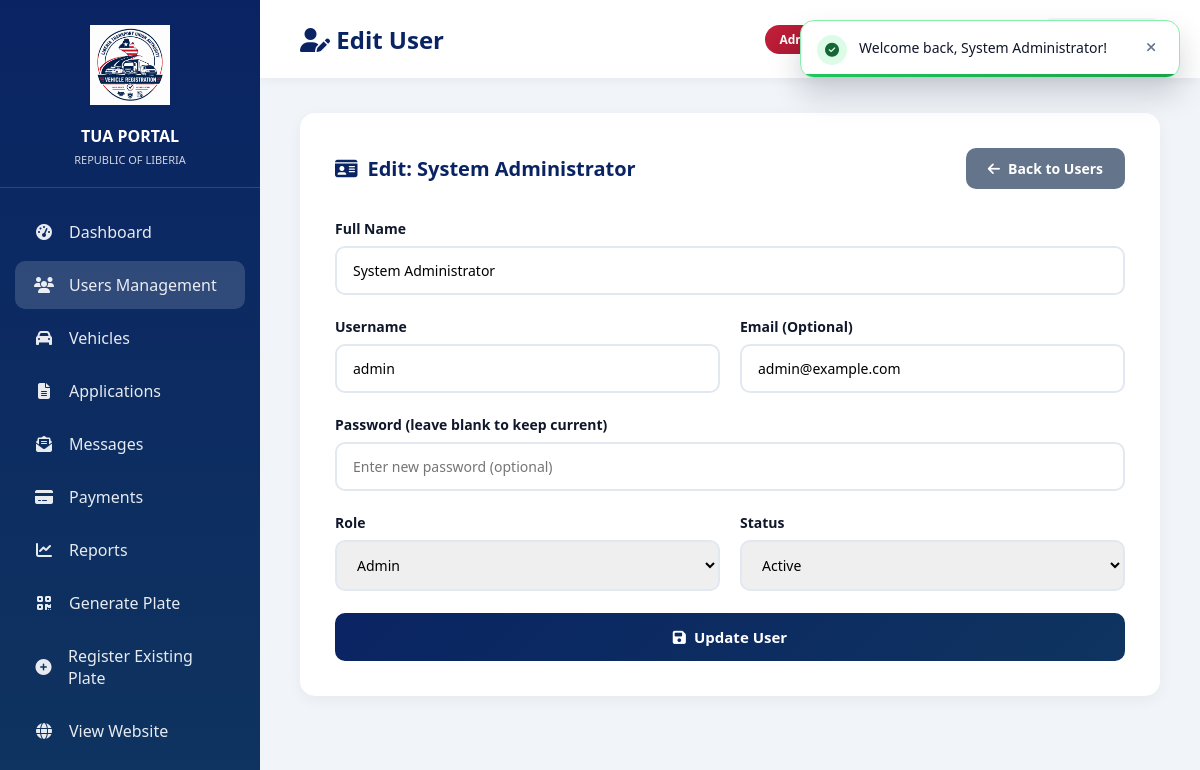
Page /edit_user.php?id=1 (signed in) on the committed database.
### tables this page shows
CREATE TABLE users (

    id INT AUTO_INCREMENT PRIMARY KEY,

    fullname VARCHAR(100) NOT NULL,

    username VARCHAR(50) UNIQUE NOT NULL,

    email VARCHAR(100),

    contact_number VARCHAR(20),

    county VARCHAR(50),

    address TEXT,

    password VARCHAR(255) NOT NULL,

    role ENUM('Admin','Officer','Clerk') DEFAULT 'Admin',

    status ENUM('Active','Inactive') DEFAULT 'Active',

    created_at TIMESTAMP DEFAULT CURRENT_TIMESTAMP

);

### edit_user.php (the view, shortened to what this page needs)
<?php
include "config.php";
$user_id = intval($_GET['id']);
$user_query = mysqli_query($conn, "SELECT * FROM users WHERE id = $user_id");
$user = mysqli_fetch_assoc($user_query);
?>
<!DOCTYPE html>
<html lang="en">
<head>
    <link rel="stylesheet" href="https://cdnjs.cloudflare.com/ajax/libs/font-awesome/6.5.2/css/all.min.css">
    <link rel="stylesheet" href="assets/css/admin-toast.css">
</head>
<body>
    <div class="sidebar">
        <div class="sidebar-header">
            <img src="assets/images/logo.png" alt="TUA">
            <h2>TUA PORTAL</h2>
            <p>REPUBLIC OF LIBERIA</p>
        </div>
        <ul class="sidebar-menu">
            <li><a href="dashboard.php"><i class="fa-solid fa-gauge-high"></i> Dashboard</a></li>
            <li><a href="users.php" class="active"><i class="fa-solid fa-users"></i> Users Management</a></li>
            <li><a href="vehicles.php"><i class="fa-solid fa-car"></i> Vehicles</a></li>
            <li><a href="applications.php"><i class="fa-solid fa-file-lines"></i> Applications</a></li>
            <li><a href="messages.php"><i class="fa-solid fa-envelope-open-text"></i> Messages</a></li>
            <li><a href="payments.php"><i class="fa-solid fa-credit-card"></i> Payments</a></li>
            <li><a href="reports.php"><i class="fa-solid fa-chart-line"></i> Reports</a></li>
            <li><a href="generate-plate.php"><i class="fa-solid fa-qrcode"></i> Generate Plate</a></li>
            <li><a href="add_vehicle.php"><i class="fa-solid fa-plus-circle"></i> Register Existing Plate</a></li>
            <li><a href="index.php" target="_blank"><i class="fa-solid fa-globe"></i> View Website</a></li>
        </ul>
    </div>
    <div class="main-content">
        <div class="top-header">
            <div class="page-title">
                <h1><i class="fa-solid fa-user-pen"></i> Edit User</h1>
            </div>
            <div class="user-info">
                <span class="role"><?php echo $_SESSION['role']; ?></span>
                <span class="name"><?php echo $_SESSION['fullname']; ?></span>
                <a href="logout.php"><i class="fa-solid fa-right-from-bracket"></i> Logout</a>
            </div>
        </div>
        <div class="page-content">
            <div class="content-card">
                <div class="card-header">
                    <h2><i class="fa-solid fa-id-card"></i> Edit: <?php echo $user['fullname']; ?></h2>
                    <a href="users.php" class="btn btn-secondary"><i class="fa-solid fa-arrow-left"></i> Back to Users</a>
                </div>
                <form method="POST" action="">
                    <div class="form-group">
                        <label>Full Name</label>
                        <input type="text" name="fullname" required value="<?php echo htmlspecialchars($user['fullname']); ?>">
                    </div>
                    <div class="form-row">
                        <div class="form-group">
                            <label>Username</label>
                            <input type="text" name="username" required value="<?php echo htmlspecialchars($user['username']); ?>">
                        </div>
                        <div class="form-group">
                            <label>Email (Optional)</label>
                            <input type="email" name="email" value="<?php echo htmlspecialchars($user['email']); ?>" placeholder="user@example.com">
                        </div>
                    </div>
                    <div class="form-group">
                        <label>Password (leave blank to keep current)</label>
                        <input type="password" name="password" placeholder="Enter new password (optional)">
                    </div>
                    <div class="form-row">
                        <div class="form-group">
                            <label>Role</label>
                            <select name="role" required>
                                <option value="Admin" <?php echo $user['role'] == 'Admin' ? 'selected' : ''; ?>>Admin</option>
                            </select>
                        </div>
                        <div class="form-group">
                            <label>Status</label>
                            <select name="status" required>
                                <option value="Active" <?php echo $user['status'] == 'Active' ? 'selected' : ''; ?>>Active</option>
                            </select>
                        </div>
                    </div>
                    <button type="submit" class="btn btn-primary"><i class="fa-solid fa-save"></i> Update User</button>
                </form>
            </div>
        </div>
    </div>
</body>
</html>

### edit_user.php (style rules this page uses)
* { margin: 0; padding: 0; box-sizing: border-box; font-family: 'Segoe UI', Tahoma, Geneva, Verdana, sans-serif; }
.sidebar { width: 260px; background: linear-gradient(180deg, #0a2463 0%, #0f3460 100%); color: white; padding: 25px 0; position: fixed; height: 100vh; overflow-y: auto; }
.sidebar-header { padding: 0 25px 20px; text-align: center; border-bottom: 1px solid rgba(255,255,255,0.15); margin-bottom: 20px; }
.sidebar-header img { height: 80px; margin-bottom: 15px; }
.sidebar-header h2 { font-size: 16px; font-weight: 700; margin-bottom: 5px; }
.sidebar-header p { font-size: 11px; opacity: 0.8; }
.sidebar-menu { list-style: none; padding: 0 15px; }
.sidebar-menu li { margin-bottom: 5px; }
.sidebar-menu a { display: flex; align-items: center; padding: 13px 18px; color: rgba(255,255,255,0.9); text-decoration: none; border-radius: 10px; transition: all 0.3s ease; }
.sidebar-menu a:hover, .sidebar-menu a.active { background: rgba(255,255,255,0.15); }
.sidebar-menu i { margin-right: 14px; width: 22px; text-align: center; font-size: 16px; }
.main-content { margin-left: 260px; min-height: 100vh; background: #f1f5f9; }
.top-header { background: white; padding: 18px 40px; box-shadow: 0 2px 10px rgba(0,0,0,0.05); display: flex; justify-content: space-between; align-items: center; }
.page-title h1 { color: #0a2463; font-size: 24px; }
.user-info { display: flex; align-items: center; gap: 18px; }
.user-info .role { background: linear-gradient(135deg, #c41e3a 0%, #a01830 100%); color: white; padding: 6px 14px; border-radius: 20px; font-size: 12px; font-weight: 600; }
.user-info .name { color: #0a2463; font-weight: 600; }
.user-info a { background: #f1f5f9; color: #c41e3a; padding: 10px 18px; border-radius: 8px; text-decoration: none; display: flex; align-items: center; gap: 8px; font-weight: 600; }
.page-content { padding: 35px 40px; }
.content-card { background: white; padding: 35px; border-radius: 15px; box-shadow: 0 4px 15px rgba(0,0,0,0.05); }
.card-header { display: flex; justify-content: space-between; align-items: center; margin-bottom: 30px; }
.card-header h2 { color: #0a2463; font-size: 20px; display: flex; align-items: center; gap: 10px; }
.btn { padding: 11px 22px; border: none; border-radius: 10px; cursor: pointer; font-size: 14px; font-weight: 600; text-decoration: none; display: inline-flex; align-items: center; gap: 8px; }
.btn-secondary { background: #64748b; color: white; }
.btn-primary { background: linear-gradient(135deg, #0a2463 0%, #0f3460 100%); color: white; width: 100%; justify-content: center; padding: 14px; font-size: 15px; }
.form-group { margin-bottom: 22px; }
.form-group label { display: block; margin-bottom: 8px; color: #0f172a; font-weight: 600; font-size: 14px; }
.form-group input, .form-group select { width: 100%; padding: 13px 16px; border: 2px solid #e2e8f0; border-radius: 10px; font-size: 14px; outline: none; transition: border-color 0.3s; }
.form-row { display: grid; grid-template-columns: 1fr 1fr; gap: 20px; }

### rows in the picture
users: fullname "System Administrator", username "admin", email "admin@example.com", role "Admin", status "Active"
